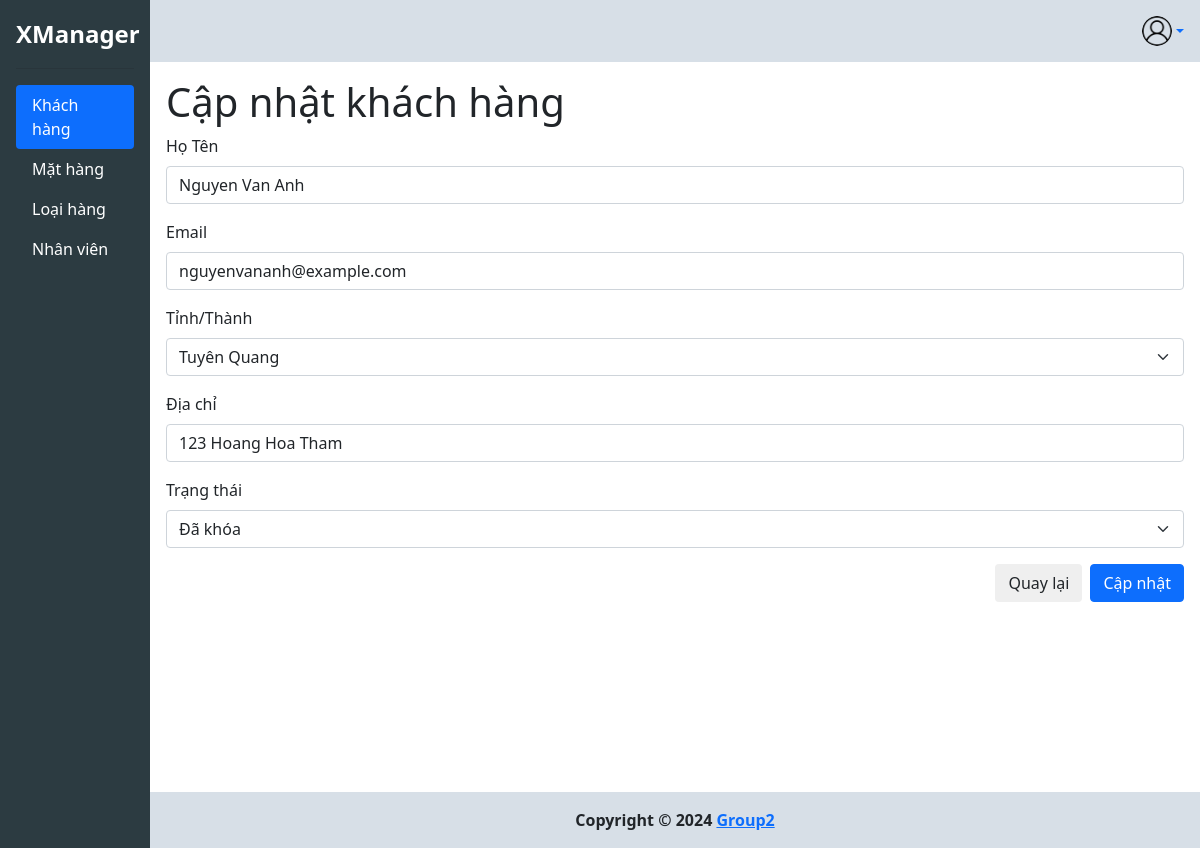
The app's page /user/update/1 (signed in) with its own data.
### tables this page shows
CREATE TABLE `customers` (
  `CustomerID` int(11) NOT NULL,
  `CustomerName` varchar(100) NOT NULL,
  `Username` varchar(100) NOT NULL,
  `Email` varchar(150) NOT NULL,
  `Province` varchar(150) DEFAULT NULL,
  `Address` varchar(150) DEFAULT NULL,
  `Password` varchar(150) DEFAULT NULL,
  `IsLocked` tinyint(1) DEFAULT 0,
  `created_at` timestamp NOT NULL DEFAULT current_timestamp()
);

CREATE TABLE `provinces` (
  `ProvinceName` varchar(100) DEFAULT NULL
);

### src/Controller.php (called while the page is built, shortened)
<?php
class Controller {
    protected function render($view_name, $data = []) {
        extract($data);
        include __DIR__ . "\Views\\$view_name.php";
    }
}

### index.php (called while the page is built, shortened)
<?php
require __DIR__. '/src/routes.php';
$uri = $_SERVER['REQUEST_URI'];
$router->match($uri);

### src/Models/User.php (called while the page is built, shortened)
<?php
class User
{
    private $mysqli;
    public function __construct()
    {
        $host = DB_HOST;
        $username = DB_USER;
        $password = DB_PASSWORD;
        $database = DB_NAME;
        $this->mysqli = new \mysqli($host, $username, $password, $database);
    }
    public function getUserById($userId)
    {
        $userId = $this->mysqli->real_escape_string($userId);
        $result = $this->mysqli->query("SELECT * FROM customers WHERE CustomerID = $userId");
        return $result->fetch_assoc();
    }
    public function getProvinces()
    {
        return $this->mysqli->query("SELECT * FROM provinces");
    }
}

### src/Views/users/edit.php (the view, shortened to what this page needs)
    <h1><?= $pageTitle ?></h1>
    <form action="" method="POST">
        <div class="mb-3">
            <label class="form-label" for="">Họ Tên</label>
            <input type="text" name="customerName" class="form-control" placeholder="Tên..." value="<?= $customer["CustomerName"]; ?>" autofocus>
        </div>
        <div class="mb-3">
            <label class="form-label" for="">Email</label>
            <input type="email" name="email" class="form-control" placeholder="Email..." value="<?= $customer["Email"]; ?>">
        </div>
        <div class="mb-3">
            <label class="form-label" for="">Tỉnh/Thành</label>
            <select name="province" class="form-select" aria-label="-- Chọn tỉnh/thành --">
                <?php foreach ($provinces as $province): ?>
                    <option value="<?= htmlspecialchars($province['ProvinceName']) ?>"
                        <?= isset($customer['Province']) && $customer['Province'] == $province['ProvinceName'] ? 'selected' : '' ?>>
                        <?= htmlspecialchars($province['ProvinceName']) ?>
                    </option>
                <?php endforeach; ?>
            </select>
        </div>
        <div class="mb-3">
            <label class="form-label" for="">Địa chỉ</label>
            <input type="text" name="address" class="form-control" placeholder="Địa chỉ..." value="<?= $customer["Address"]; ?>">
        </div>
        <div class="mb-3">
            <label class="form-label" for="">Trạng thái</label>
            <select name="isLocked" class="form-select">
                <option value="0" <?= $customer['IsLocked'] == 0 ? 'selected' : ''; ?>>Đã khóa</option>
            </select>
        </div>
        <div class="d-flex gap-2 justify-content-end">
            <a class="btn btn-default" href="/">Quay lại</a>
            <button class="btn btn-primary">Cập nhật</button>
        </div>
    </form>
<?php include(__DIR__ . '/../layouts/layout.php'); ?>

### src/Router.php (shortened to what this page needs)
<?php
class Router {
    private $routes = [];
    public function addRoute($pattern, $callback, $middlewares = []) {
        $this->routes[$pattern] = [
            'callback' => $callback,
            'middlewares' => $middlewares
        ];
    }
    public function match($uri) {
        uksort($this->routes, function ($a, $b) {
            return strlen($b) - strlen($a);
        });
        foreach ($this->routes as $pattern => $route) {
            if (preg_match($pattern, $uri, $matches)) {
                array_shift($matches);
                call_user_func_array($route['callback'], $matches);
                return;
            }
        }
    }
}

### src/Views/layouts/layout.php (style rules this page uses)
:root { --header: 70px; --footer: 56px; }
.btn-default { background: #efefef; }

### records on screen
customers: customerName "Nguyen Van Anh", email "nguyenvananh@example.com", province "Tuyên Quang", address "123 Hoang Hoa Tham", isLocked "Đã khóa"
